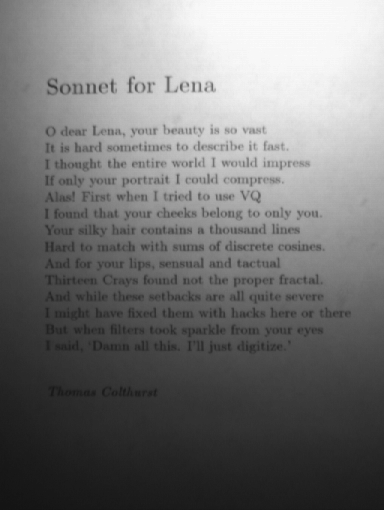
%> input picture Matlab/Testing/page.png, 384 x 510 px
$ octave testadaptiveThreshold.m   (GNU Octave 9; MATLAB toolbox functions it lacks are replaced by stand-ins)
%> lines starting %> are read from the running program, lines starting %| are printed output that depends on the picture; in (x1, y1, x2, y2) boxes, pixels count from 0 and x2, y2 are one past the last pixel; in counts of white or black regions, pixels touching at a corner belong together; the program's own positions count from 1
### Matlab/Shared/adaptiveThresh.m
% ADAPTIVETHRESH - Wellner's adaptive thresholding
%
% Thresholds an image using a threshold that is varied across the image relative
% to the local mean, or median, at that point in the image.  Works quite well on
% text with shadows
%
% Usage: bw = adaptivethresh(im, fsize, t, filterType, thresholdMode)
%
%        bw = adaptivethresh(im)  (uses default parameter values)
%
% Arguments:  im    - Image to be thresholded.
%
%             fsize - Filter size used to determine the local weighted mean
%                     or local median.
%                     - If the filterType is 'gaussian' fsize specifies the
%                     standard deviation of Gaussian smoothing to be
%                     applied.
%                     - If the filterType is 'median' fsize specifies the
%                     size of the window over which the local median is
%                     calculated.
%
%                     The value for fsize should be large, around one tenth to
%                     one twentieth of the image size.  It defaults to one
%                     twentieth of the maximum image dimension.
%
%             t     - Depending on the value of 'mode' this is the value
%                     expressed as a percentage or fixed amount, relative to
%                     the local average, or median  grey value, below which
%                     the local threshold is set.
%                     Try values in the range -20 to +20.
%                     Use +ve values to threshold dark objects against a
%                     white background.   Use -ve values if you are
%                     thresholding white objects on a predominatly
%                     dark background so that the local threshold is set
%                     above the local mean/median. This parameter defaults to 15.
%
%    filterType     - Optional string specifying smoothing to be used
%                     - 'gaussian' use Gaussian smoothing to obtain local
%                     weighted mean as the  local reference value for setting
%                     the local threshold. This is the default
%                     - 'median' use median filtering to obtain local reference
%                     value for setting the local threshold
%
%    thresholdMode  - Optional string specifying the way the threshold is
%                     defined.
%                     - 'relative' the value of t represents the percentage,
%                     relative to the local average grey value, below which
%                     the local threshold is set. This is the default.
%                     - 'fixed' the value of t represents the fixed grey level
%                     relative to the local average grey value, below which
%                     the local threshold is set.
%
%                     Note that in the 'relative' threshold mode the amount the
%                     threshold differs from the local mean/median will vary in
%                     proportion with the local mean/median.  A small difference
%                     from the local mean in the dark regions of the image will
%                     be more significant than the same difference in a bright
%                     portion of the image.  This will match with human
%                     perception.  However this does mean that the results will
%                     depend on the grey value origin and whether the image
%                     is,say, negated.
%
% The implementation differs from Pierre Wellner's original adaptive
% thresholding algorithm in that he calculated the local weighted mean just
% along the row, or pairs of rows, in the image using a recursive filter.  Here
% we use symmetrical 2D Gaussian smoothing to calculate the local mean.  This is
% slower but more general.  This code also offers the option of using median
% filtering as a robust alternative to the mean (outliers will not influence the
% result) and offers the option of using a fixed threshold relative to the
% mean/median.  Despite the potential advantage of median filtering being
% more robust I find the output from using Gaussian filtering more pleasing.
%
% Reference: Pierre Wellner, "Adaptive Thresholding for the DigitalDesk" Rank
% Xerox Technical Report EPC-1993-110  1993

% Copyright (c) 2008 Peter Kovesi
% School of Computer Science & Software Engineering
% The University of Western Australia
% pk at csse uwa edu au
% http://www.csse.uwa.edu.au/
%
% Permission is hereby granted, free of charge, to any person obtaining a copy
% of this software and associated documentation files (the "Software"), to deal
% in the Software without restriction, subject to the following conditions:
%
% The above copyright notice and this permission notice shall be included in
% all copies or substantial portions of the Software.
%
% The Software is provided "as is", without warranty of any kind.
%
% August 2008

function bw = adaptiveThresh(im, fsize, t, filterType, thresholdMode)

% Set up default parameter values as needed
if nargin < 2
    fsize = fix(length(im)/20);
end

if nargin < 3
    t = 15;
end

if nargin < 4
    filterType = 'gaussian';
end

if nargin < 5
    thresholdMode = 'relative';
end

% Apply Gaussian or median smoothing
if strncmpi(filterType, 'gaussian', 3)
    g = fspecial('gaussian', 6*fsize, fsize);
    fim = filter2(g, im);
elseif strncmpi(filterType, 'median', 3)
    fim = medfilt2(im, [fsize fsize], 'symmetric');
else
    error('Filtertype must be ''gaussian'' or ''median'' ');
end

% Finally apply the threshold
if strncmpi(thresholdMode,'relative',3)
    bw = im > fim*(1-t/100);
elseif  strncmpi(thresholdMode,'fixed',3)
    bw = im > fim-t;
else
    error('mode must be ''relative'' or ''fixed'' ');
end

% make sure the range of values of the image is correct
% i.e don't return the image as 0,1 return in as 0, 255
bw = scaleImage(bw, 0, 255);


end

### Matlab/Shared/scaleImage.m
function result = scaleImage(m, x, y)

% Normalize to [0, 1]:
result = min(min(m));
range1 = max(max(m)) - result;
m = (m - result) / range1;

if (nargin == 1)
    y = 255;
    x = 0;
end

% Then scale to [x,y]:
range2 = y - x;
result = (m*range2) + x;
result = uint8(result);

% [6 lines of commented-out code are left out]

end

### Matlab/Testing/testadaptiveThreshold.m
clc;

im1=imread('page.png');
%> im1 is the input picture: size 510x384 uint8; min 19, max 250, mean 116.8
im2=imread('tshape.png');
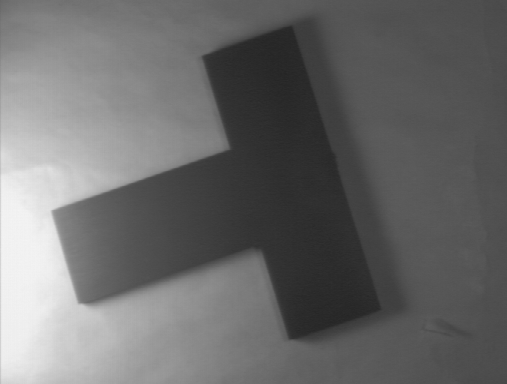
%> input picture Matlab/Testing/tshape.png, 507 x 384 px
%> im2 is the input picture: size 384x507 uint8; min 37, max 244, mean 106.8
%bwim1=adaptiveThreshold(im1,11,0.03,0);
%bwim2=adaptiveThreshold(im2,20,0.02,0);
bwim1 = adaptiveThresh(im1, 15, 15, 'gaussian', 'relative');
%> in adaptiveThresh, `fim = filter2(g, im);`:
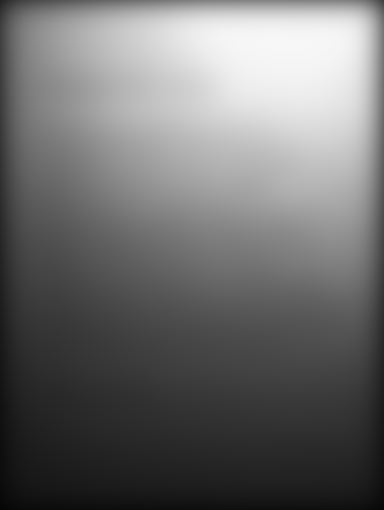
%> fim: size 510x384 double; min 5.62, max 247.5, mean 110.8
%> in adaptiveThresh, `bw = im > fim*(1-t/100);`:
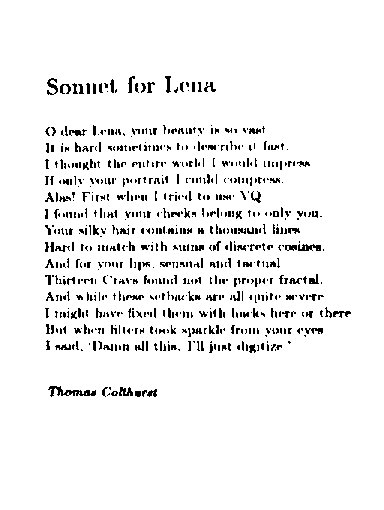
%> bw: size 510x384 logical; 94.5% white; black in thin lines or dots, all inside (x1, y1, x2, y2) = (45, 76, 351, 397)
%> in scaleImage, `result = min(min(m));`: result = false
%> in scaleImage, `range1 = max(max(m)) - result;`: range1 = 1
bwim2 = adaptiveThresh(im2, 8, 10, 'gaussian', 'relative');
%> call 2 of adaptiveThresh, with fsize = 8, t = 10, filterType = 'gaussian', thresholdMode = 'relative'
%> in adaptiveThresh (call 2), `fim = filter2(g, im);`:
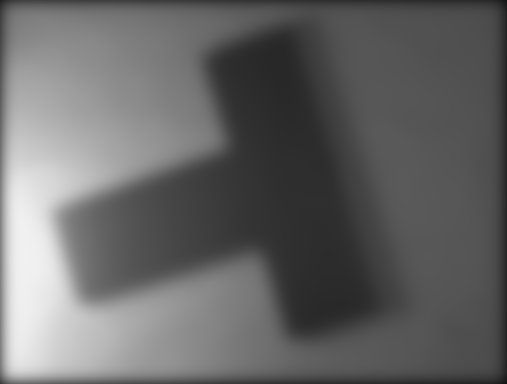
%> fim: size 384x507 double; min 18.75, max 241.1, mean 103.2
%> in adaptiveThresh (call 2), `bw = im > fim*(1-t/100);`:
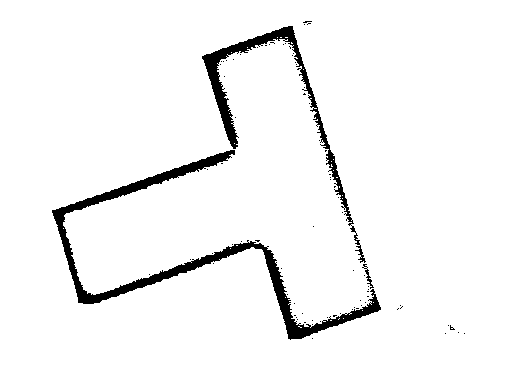
%> bw: size 384x507 logical; 95.6% white; 81 black regions (78 under 20 px), largest, box (x1, y1, x2, y2) and area: (52, 150, 381, 340) 5439, (202, 26, 366, 263) 2915, (362, 264, 374, 289) 69
figure(2);clf;
subplot(2,2,1);
imshow(im1);
subplot(2,2,2);
imshow(bwim1);
subplot(2,2,3);
imshow(im2);
subplot(2,2,4);
imshow(bwim2);
